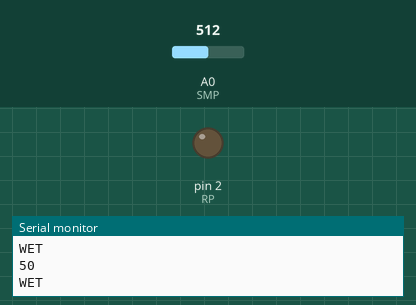
Bench run of a sketch on a simulated Arduino Uno, built with avr-gcc and run on an emulated ATmega328P. Shown: output pins drawn as LEDs (lit = HIGH), the last lines printed to the serial monitor. The inputs (shaded band) are chosen by the test bench; at power-on: A0 (SMP) = 512.

Above: at 1.8 s.
1.9 s: A0 (SMP) set to 883
3.4 s: A0 (SMP) set to 911
At 5.2 s:
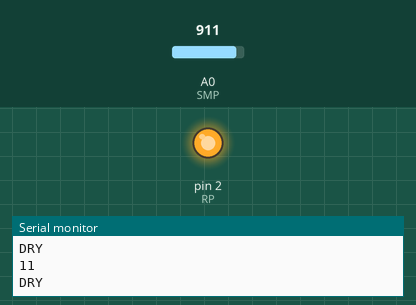
5.5 s: A0 (SMP) set to 890
At 6.9 s:
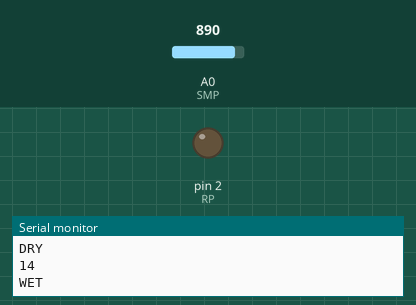
7.5 s: A0 (SMP) set to 910
At 8.5 s:
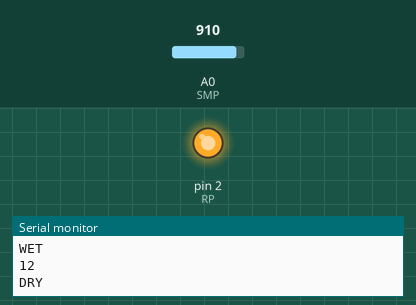
Timing chart, 0 to 10.5 s (numbered marks = the images above; inputs shaded):
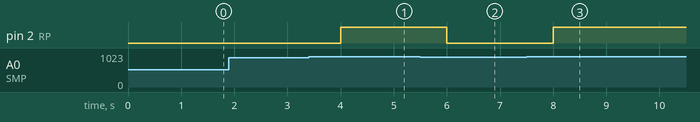

The sketch:

Capstone_Precision_Sensor-updated.ino
```cpp
// patnggal nalang ng mga "//" (mostly sa lcd kasi ung iba) para magamit niyo if want niyo  -- Ezekiel
// makesure if gagamit ng lcd naka download ung LCD_I2C na library ha
#define SMP A0
#define RP 2
//#include <LCD_I2C.h>
//LCD_I2C lcd(0x27, 16, 2);
int percentage;
int ML;

void setup() {
  Serial.begin(9600);
  //lcd.begin();
  //lcd.backlight();
  //lcd.setCursor (0,0);
  //lcd.print("Soil Moisture:");
  pinMode(SMP, INPUT);
  pinMode(RP, OUTPUT);
  digitalWrite(RP, LOW);
}

void loop () {
  ML = analogRead(SMP);
  percentage = map(ML, 0, 1023, 100, 0); // binalik ko sa dati ung mapping kasi pag dry naigging 100, we don't want that, dapat either 0 or 1 ung level niya and pag moist mga nataas greater than 1
  //lcd.setCursor(0, 1);
  //lcd.print(percentage);
  //Serial.println(ML);
  Serial.println(percentage);
  if (ML > 900){
    digitalWrite(RP, HIGH);
    Serial.println("DRY");
    delay(1000);
  }
  else if(ML < 900){
    digitalWrite(RP, LOW);
    Serial.println("WET");
    delay(1000);
  }
  }
```

Measured:
- the behaviour switches between 900 and 901 on A0 (SMP) (found by bisection; images 0 and 1)
- after the input at 3.4 s, pin 2 (RP): LOW → HIGH after 0.60 s
- after the input at 5.5 s, pin 2 (RP): HIGH → LOW after 0.50 s
- after the input at 7.5 s, pin 2 (RP): LOW → HIGH after 0.50 s
